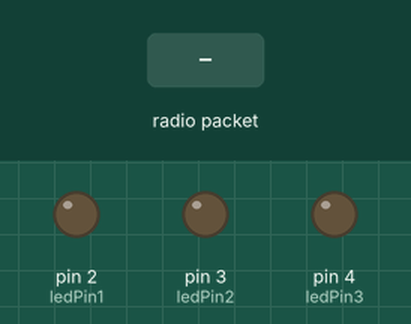
Recording of a sketch running on a simulated Arduino Uno, built with avr-gcc and run on an emulated ATmega328P. Shown: output pins drawn as LEDs (lit = HIGH). The inputs (shaded band) are chosen by the test bench. No radio packets arrive unless stated.

Above: at 1.2 s.
1.3 s: radio packet "Yellow 1 is on" arrives
At 2.3 s:
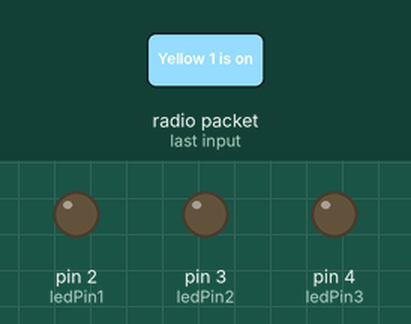
2.9 s: radio packet "Yellow 2 is on" arrives
At 3.5 s:
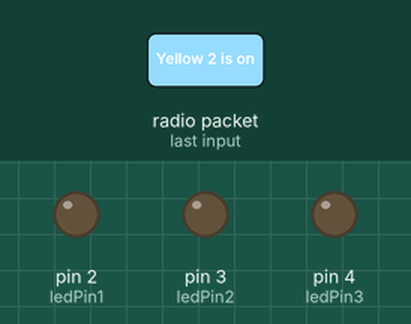
4.5 s: radio packet "RED is on" arrives
At 5.7 s:
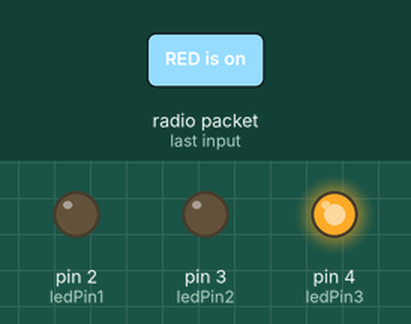
6.0 s: radio packet "Yellow 1 is on" arrives
At 7.1 s:
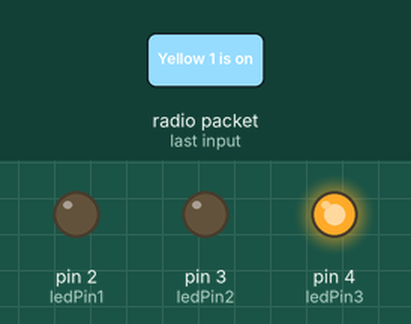
7.6 s: radio packet "Yellow 2 is on" arrives
At 8.3 s:
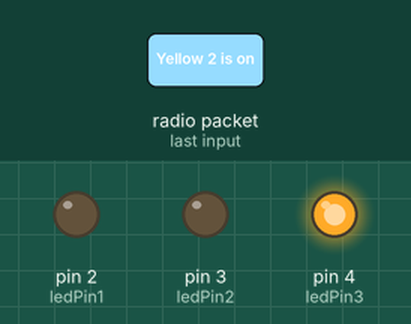
9.2 s: radio packet "RED is off" arrives
At 9.5 s:
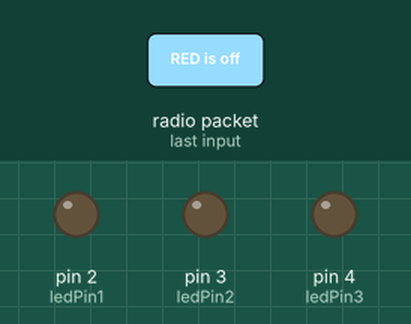
Timing chart, 0 to 11.7 s (numbered marks = the images above; inputs shaded):
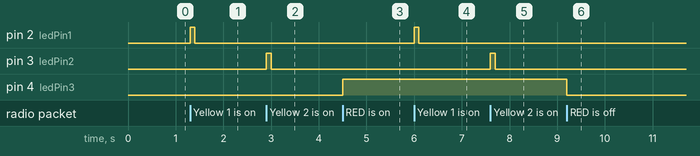

Measured:
- after the input at 1.3 s, pin 2 (ledPin1): LOW → HIGH at once, → LOW 0.10 s later
- after the input at 2.9 s, pin 3 (ledPin2): LOW → HIGH at once, → LOW 0.10 s later
- after the input at 4.5 s, pin 4 (ledPin3): LOW → HIGH at once
- after the input at 6.0 s, pin 2 (ledPin1): LOW → HIGH at once, → LOW 0.10 s later
- after the input at 7.6 s, pin 3 (ledPin2): LOW → HIGH at once, → LOW 0.10 s later
- after the input at 9.2 s, pin 4 (ledPin3): HIGH → LOW at once

The sketch:

ReceiverSideCode.ino
```cpp
#include <VirtualWire.h>

const int ledPin1 = 2;  // Digital output pin for the first LED
const int ledPin2 = 3;  // Digital output pin for the second LED
const int ledPin3 = 4;  // Digital output pin for the second LED


const int rfReceiverPin = 11; // Digital input pin for RF receiver

void setup() {
  pinMode(ledPin1, OUTPUT); // Set first LED pin as output
  pinMode(ledPin2, OUTPUT); // Set second LED pin as output
  pinMode(ledPin3, OUTPUT); // Set second LED pin as output
  pinMode(rfReceiverPin, INPUT); // Set RF receiver pin as input

  // Initialize the RF receiver module
  vw_set_rx_pin(rfReceiverPin);
  vw_setup(2000); // Transmission speed (bits per second)
  vw_rx_start(); // Start the receiver
}

void loop() {
  uint8_t buf[VW_MAX_MESSAGE_LEN]; // Buffer to hold received message
  uint8_t buflen = VW_MAX_MESSAGE_LEN; // Length of the message buffer

  if (vw_get_message(buf, &buflen)) { // If a message is received
    // Convert the received message to a string
    buf[buflen] = '\0'; // Null-terminate the message
    String receivedMessage = String((char*)buf);

    // Check if the received message indicates Yellow Light 1 activation
    if (receivedMessage.equals("Yellow 1 is on")) {
      // Turn on Yellow Light 1
      digitalWrite(ledPin1, HIGH);
      delay(100); // Keep Yellow Light 1 on for 0.5 seconds
      digitalWrite(ledPin1, LOW); // Turn off Yellow Light 1
      delay(50);
    }
    // Check if the received message indicates Yellow Light 2 activation
    else if (receivedMessage.equals("Yellow 2 is on")) {
      // Turn on Yellow Light 2
      digitalWrite(ledPin2, HIGH);
      delay(100); // Keep Yellow Light 2 on for 0.5 seconds
      digitalWrite(ledPin2, LOW); // Turn off Yellow Light 2
      delay(50);
    }
    else if (receivedMessage.equals("RED is on")) {
      // Turn on Red Light
      digitalWrite(ledPin3, HIGH);
      delay(50);
    }
    else if (receivedMessage.equals("RED is off")) {
      // Turn off Red Light
      digitalWrite(ledPin3, LOW);
      delay(50);
    }

  }

}
```
